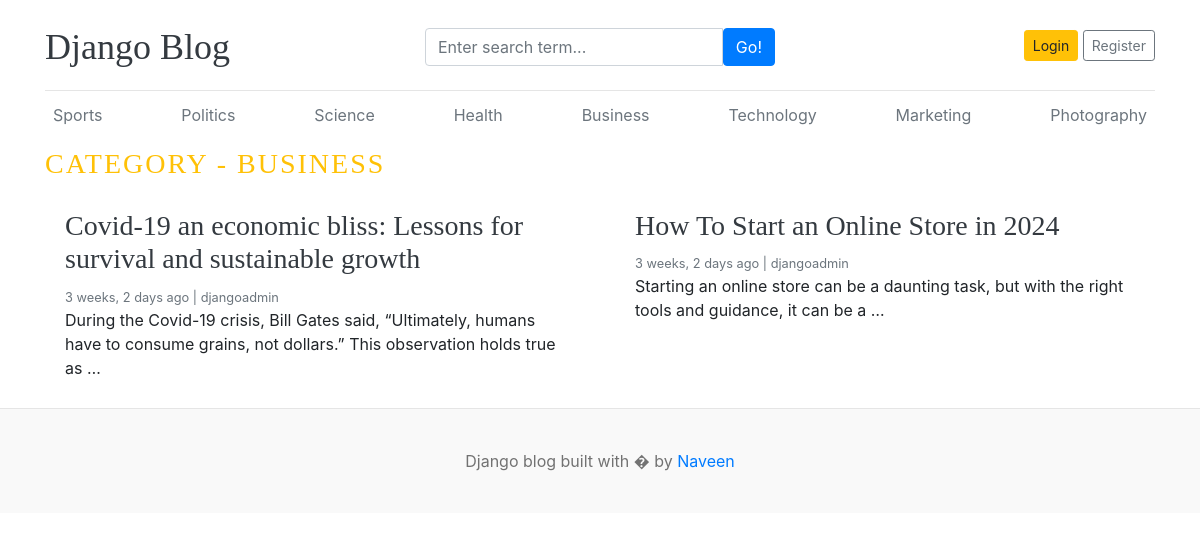
/category/5/, run on an earlier commit of the app's database.
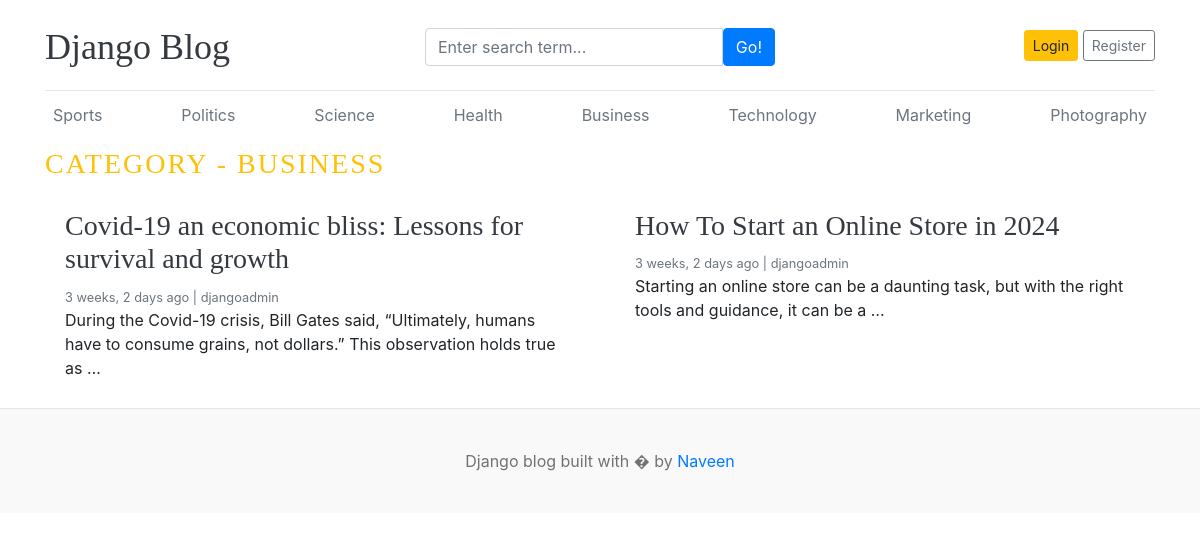
And on a later commit of the database.
### blog_mod/models.py (models this page shows, shortened)
class Blog(models.Model):
    title = models.CharField(max_length=100)
    slug = models.SlugField(max_length=150, unique=True, blank=True) # blank=true means it is optional field
    category = models.ForeignKey(Category, on_delete=models.CASCADE)
    author = models.ForeignKey(User, models.CASCADE)
    featured_image = models.ImageField(upload_to="uploads/%Y/%m/%d")
    short_description = models.TextField(max_length=500)
    blog_body = models.TextField(max_length=2000)
    status = models.CharField(max_length=20, choices=STATUS_CHOICES, default="Drafts")
    is_featured = models.BooleanField(default=False)
    created_at = models.DateTimeField(auto_now_add=True)
    updated_at = models.DateTimeField(auto_now=True)

### blog_mod/views.py (the view)
# urls.py: path("<int:category_id>/",views.posts_by_category, name = "posts_by_category")
def posts_by_category(request, category_id):
    posts = Blog.objects.filter(status="Published", category_id=category_id)
    category = get_object_or_404(Category, id=category_id)
    context = {"posts": posts, "category": category}
    return render(request, "category.html", context)

### blog_mod/context_processors.py (called while the page is built)
def get_category(request):
    categories = Category.objects.all()
    return dict(categories=categories)

def get_socialLinks(request):
    social_links = SocialLinks.objects.all()
    return dict(social_links=social_links)

### templates/category.html (shortened to what this page needs)
{% extends 'base.html' %}
{% block content %}
  <h3 class="text-uppercase text-warning" style="letter-spacing: 2px">Category - {{ category.category_name }}</h3>
  <div class="row mb-2">
    {% if posts %}
      {% for post in posts %}
        <div class="col-md-6">
          <div class="card border-0">
            <div class="card-body">
              <h3><a href="{% url 'blogs' post.slug %}" class="text-dark">{{ post.title }}</a></h3>
              <small class="mb-1 text-muted">{{ post.created_at|timesince }} ago | {{ post.author }}</small>
              <p class="card-text">{{ post.short_description|truncatewords:20 }}</p>
            </div>
          </div>
        </div>
      {% endfor %}
    {% else %}
      <p>No Posts Found</p>
    {% endif %}
  </div>
{% endblock %}

What changed in the data, as far as the page shows it:
changed Blog: title "Covid-19 an economic bliss: Lessons for survival and sustainable growth" → "Covid-19 an economic bliss: Lessons for survival and growth"
